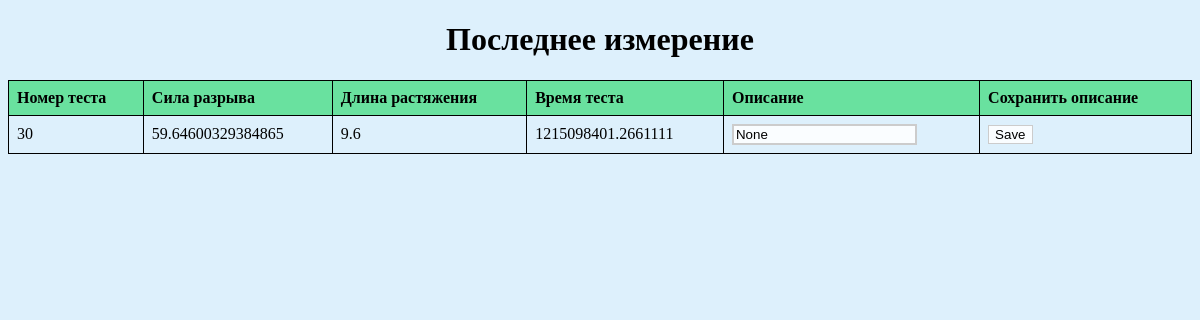
The page /start on the database its author committed.
### tables this page shows
CREATE TABLE Logs (number INTEGER PRIMARY KEY AUTOINCREMENT, strength INTEGER NOT NULL, length INTEGER, pleasure INTEGER, time TEXT, description TEXT);

### server.py (the view)
@app.route('/start')
def start():
    data = read_db()
    print(data[-1])
    data = [data[-1]]
    html_content = render_template(
        'index.html',
        data=data
    )
    response = make_response(html_content)
    return response

### server.py (called while the page is built)
def read_db():
    conn = sqlite3.connect('data.db')
    c = conn.cursor()
    c.execute('SELECT * FROM Logs')
    fetch = c.fetchall()
    conn.close()
    return fetch

### templates/index.html (shortened to what this page needs)
<!DOCTYPE html>
<html lang="en">
<head>
</head>
<body style="background-color: #ddf0fc;">
        <h1>Последнее измерение</h1>
    <table>
        <tr>
            <th>Номер теста</th>
            <th>Сила разрыва</th>
            <th>Длина растяжения</th>
            <th>Время теста</th>
            <th>Описание</th>
            <th>Сохранить описание</th>
        </tr>
        {% for entry in data %}
        <tr>
            <td>{{ entry[0] }}</td>
            <td>{{ entry[1] }}</td>
            <td>{{ entry[2] }}</td>
            <td>{{ entry[3] }}</td>
            <td>
                <form action="/update-description/{{ entry[0] }}" method="post">
                    <input style="background-color: #fafdff; border: 2px solid #cccccc;" type="text" name="description" value="{{ entry[4] }}">
                    <td>
                        <input type="submit" value="Save" style="background-color: #fafdff; border: 1px solid #cccccc;">
                    </td>
                </form>
            </td>
        </tr>
        {% endfor %}
    </table>
</body>
</html>

### templates/index.html (style rules this page uses)
h1 { align-items: center; justify-content: center; vertical-align: middle; display: flex; }
table { width: 100%; border-collapse: collapse; }
table, th, td { border: 1px solid black; }
th, td { padding: 8px; text-align: left; }
th { background-color: #69e19f; }

### rows shown on the page
Logs: number "30", strength "59.64600329384865", length "9.6", pleasure "1215098401.2661111", description "None"
